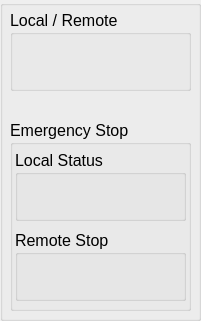
  <widget class="QGroupBox" name="groupBox_12" >
   <property name="geometry" >
    <rect>
     <x>863</x>
     <y>31</y>
     <width>201</width>
     <height>321</height>
    </rect>
   </property>
   <property name="title" >
    <string/>
   </property>
   <widget class="QGroupBox" name="gb_emgr_stop" >
    <property name="geometry" >
     <rect>
      <x>10</x>
      <y>120</y>
      <width>181</width>
      <height>191</height>
     </rect>
    </property>
    <property name="font" >
     <font>
      <pointsize>12</pointsize>
     </font>
    </property>
    <property name="title" >
     <string>Emergency Stop</string>
    </property>
    <widget class="QGroupBox" name="groupBox_27" >
     <property name="geometry" >
      <rect>
       <x>5</x>
       <y>110</y>
       <width>171</width>
       <height>71</height>
      </rect>
     </property>
     <property name="title" >
      <string>Remote Stop</string>
     </property>
     <widget class="CABoButton" name="btn_cmd_emgr_stop" >
      <property name="enabled" >
       <bool>true</bool>
      </property>
      <property name="geometry" >
       <rect>
        <x>5</x>
        <y>24</y>
        <width>161</width>
        <height>41</height>
       </rect>
      </property>
      <property name="font" >
       <font>
        <pointsize>12</pointsize>
       </font>
      </property>
      <property name="align" stdset="0" >
       <enum>CABoButton::Column</enum>
      </property>
      <property name="pvname" >
       <string>FILD_CMD_EMG_STOP</string>
      </property>
      <property name="control" >
       <bool>true</bool>
      </property>
      <property name="passwd" >
       <bool>true</bool>
      </property>
      <property name="estop" stdset="0" >
       <bool>true</bool>
      </property>
      <property name="passwdstr" stdset="0" >
       <string>kstarfild</string>
      </property>
      <property name="truelabel" >
       <string>ON</string>
      </property>
      <property name="falselabel" >
       <string>OFF</string>
      </property>
      <property name="selColor" >
       <color>
        <red>0</red>
        <green>255</green>
        <blue>0</blue>
       </color>
      </property>
      <property name="unselColor" >
       <color>
        <red>220</red>
        <green>220</green>
        <blue>220</blue>
       </color>
      </property>
      <property name="boolvalue" stdset="0" >
       <enum>CABoButton::False</enum>
      </property>
     </widget>
    </widget>
    <widget class="QGroupBox" name="groupBox_28" >
     <property name="geometry" >
      <rect>
       <x>5</x>
       <y>30</y>
       <width>171</width>
       <height>71</height>
      </rect>
     </property>
     <property name="title" >
      <string>Local Status</string>
     </property>
     <widget class="CABoButton" name="status_emgr_stop" >
      <property name="enabled" >
       <bool>false</bool>
      </property>
      <property name="geometry" >
       <rect>
        <x>5</x>
        <y>24</y>
        <width>161</width>
        <height>41</height>
       </rect>
      </property>
      <property name="font" >
       <font>
        <pointsize>12</pointsize>
       </font>
      </property>
      <property name="align" stdset="0" >
       <enum>CABoButton::Column</enum>
      </property>
      <property name="pvname" >
       <string>FILD_EMG_STOP</string>
      </property>
      <property name="control" >
       <bool>false</bool>
      </property>
      <property name="truelabel" >
       <string>NORMAL</string>
      </property>
      <property name="falselabel" >
       <string>STOP</string>
      </property>
      <property name="selColor" >
       <color>
        <red>220</red>
        <green>220</green>
        <blue>220</blue>
       </color>
      </property>
      <property name="unselColor" >
       <color>
        <red>0</red>
        <green>255</green>
        <blue>0</blue>
       </color>
      </property>
     </widget>
    </widget>
   </widget>
   <widget class="QGroupBox" name="gb_local_remote" >
    <property name="geometry" >
     <rect>
      <x>10</x>
      <y>10</y>
      <width>181</width>
      <height>81</height>
     </rect>
    </property>
    <property name="font" >
     <font>
      <pointsize>12</pointsize>
     </font>
    </property>
    <property name="title" >
     <string>Local / Remote</string>
    </property>
    <property name="alignment" >
     <set>Qt::AlignLeading</set>
    </property>
    <widget class="CABoButton" name="btn_local_remote" >
     <property name="enabled" >
      <bool>false</bool>
     </property>
     <property name="geometry" >
      <rect>
       <x>10</x>
       <y>30</y>
       <width>161</width>
       <height>41</height>
      </rect>
     </property>
     <property name="font" >
      <font>
       <pointsize>12</pointsize>
      </font>
     </property>
     <property name="align" stdset="0" >
      <enum>CABoButton::Column</enum>
     </property>
     <property name="pvname" >
      <string>FILD_REMOTE_CTRL</string>
     </property>
     <property name="control" >
      <bool>false</bool>
     </property>
     <property name="truelabel" >
      <string>REMOTE</string>
     </property>
     <property name="falselabel" >
      <string>LOCAL</string>
     </property>
     <property name="selColor" >
      <color>
       <red>0</red>
       <green>255</green>
       <blue>0</blue>
      </color>
     </property>
    </widget>
   </widget>
  </widget>
